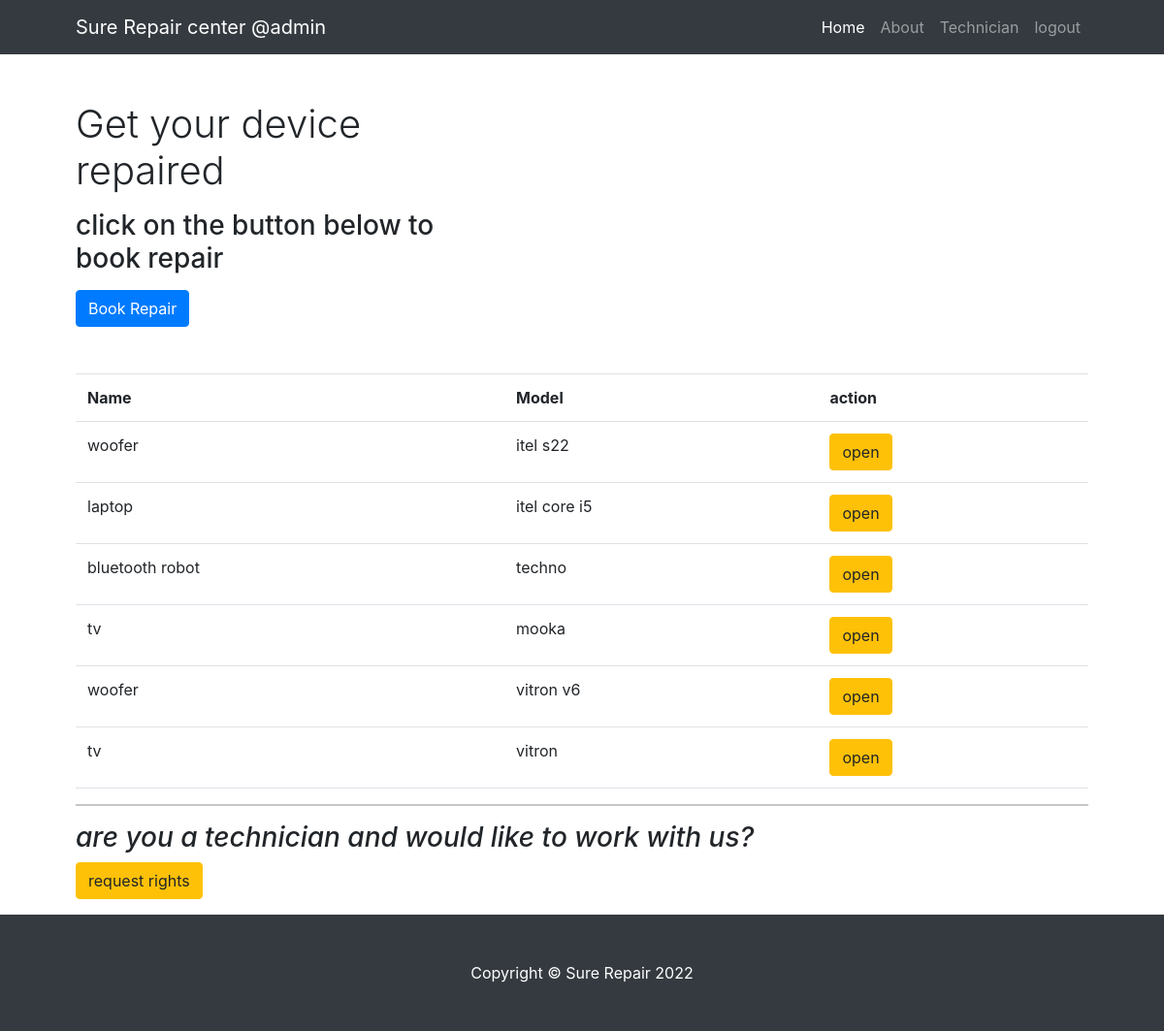
Before: /index (signed in) with the older database file.
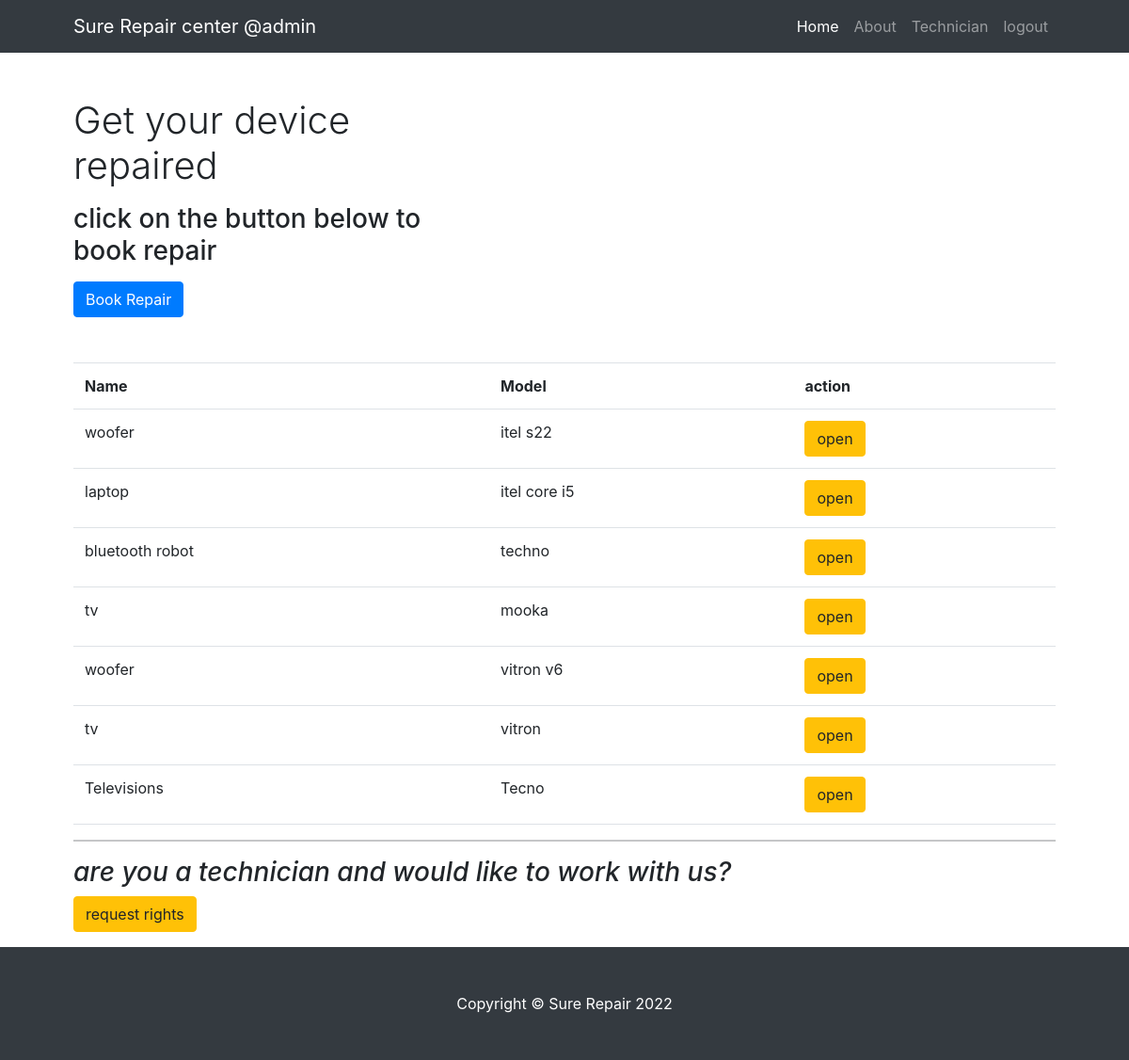
After: the same page with the newer database file.
### app/models.py (models this page shows, shortened)
class User(db.Model,UserMixin):
    id = db.Column(db.Integer, primary_key=True)
    username = db.Column(db.String(64), index=True, unique=True)
    email = db.Column(db.String(120), index=True, unique=True)
    password = db.Column(db.String(128))
    is_admin=db.Column(db.Boolean())
    is_technician=db.Column(db.Boolean())
    user_key=db.Column(db.String(255))
    type=db.Column(db.String(55),default='normal')
    phone=db.Column(db.Integer)
    devices=db.relationship('Device',backref='user',lazy='dynamic')

class Device(db.Model):
    id=db.Column(db.Integer,primary_key=True)
    name=db.Column(db.String(255))
    model=db.Column(db.String(100))
    fault=db.Column(db.String(255))
    device_key=db.Column(db.String(255))
    user_id=db.Column(db.Integer,db.ForeignKey('user.id'))
    repair_price=db.Column(db.Integer())
    status=db.Column(db.String(100),default='booked')
    tech_resolution=db.Column(db.String(255),default='none')
    device_image=db.Column(db.String(255))

### app/routes.py (the view)
@app.route('/index',methods=['GET','POST'])
@login_required
def index():
    devices=Device.query.filter_by(user_id=current_user.id)
    return render_template('index.html',devices=devices)

### app/models.py (called while the page is built)
@loginmanager.user_loader
def load_user(id):
    return User.query.get(int(id))

### app/templates/index.html (shortened to what this page needs)
<!DOCTYPE html>
<html lang="en">
    <head>
        <link href="{{url_for('static',filename='css/styles.css')}}" rel="stylesheet" />
        <link rel="stylesheet" href="https://cdn.jsdelivr.net/npm/bootstrap@4.0.0/dist/css/bootstrap.min.css">
    </head>
    <body>
        <nav class="navbar navbar-expand-lg navbar-dark bg-dark">
            <div class="container px-5">
                <a class="navbar-brand" href="#!">Sure Repair center  @{{current_user.username}}</a>
                <div class="collapse navbar-collapse" id="navbarSupportedContent">
                    <ul class="navbar-nav ms-auto mb-2 mb-lg-0">
                        <li class="nav-item"><a class="nav-link active" aria-current="page" href="#!">Home</a></li>
                        <li class="nav-item"><a class="nav-link" href="#!">About</a></li>
                        {%if current_user.is_technician %}
                        <li class="nav-item"><a class="nav-link" href="{{url_for('technician',usk=current_user.user_key)}}">Technician</a></li>
                        {%endif %}
                        {% if current_user.is_authenticated %}
                        <li class="nav-item"><a class="nav-link" href="{{url_for('logout')}}">logout</a></li>
                        {%endif%}
                    </ul>
                </div>
            </div>
        </nav>
        <div class="container px-4 px-lg-5">
            <div class="row gx-4 gx-lg-5 align-items-center my-5">
                <div class="col-lg-5">
                    <h1 class="font-weight-light">Get your device repaired</h1>
                    <p><h3>click on the button below to book repair</h3></p>
                    <a class="btn btn-primary" href="{{url_for('book_repair')}}">Book Repair</a>
                </div>
            </div>
              <table class="table">
                         <tr>
                             <th>Name</th>
                             <th>Model</th>
                             <th>action</th>
                         </tr>
                    {%for device in devices %}
                         <tr>
                             <td>{{device.name}}</td>
                             <td>{{device.model}}</td>
                             <td>
                               <a href="{{url_for('view_device',dvk=device.device_key)}}" class="btn btn-warning sm">open</a>
                             </td>
                         </tr>
                    {%endfor%}
                </table>
            <hr>
            <p><h3><i>are you a technician and would like to work with us?</i></h3>
             <a href="" class="btn btn-warning">request rights</a>
            </p>
        </div>
        <footer class="py-5 bg-dark">
            <div class="container px-4 px-lg-5"><p class="m-0 text-center text-white">Copyright &copy; Sure Repair 2022</p></div>
        </footer>
    </body>
</html>

Changed rows visible on the page:
added Device: name "Televisions", model "Tecno"
